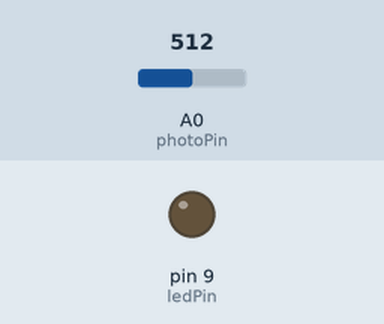
Simulated run of this sketch. Board: Arduino Uno, built with avr-gcc and run on an emulated ATmega328P. Parts: output pins drawn as LEDs (lit = HIGH). Inputs (shaded band) come from the test bench; at power-on: A0 (photoPin) = 512.

Above: at 1.2 s.
1.3 s: A0 (photoPin) set to 261
2.8 s: A0 (photoPin) set to 238
At 3.3 s:
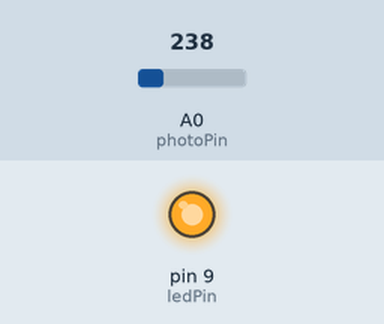
4.3 s: A0 (photoPin) set to 260
At 5.5 s:
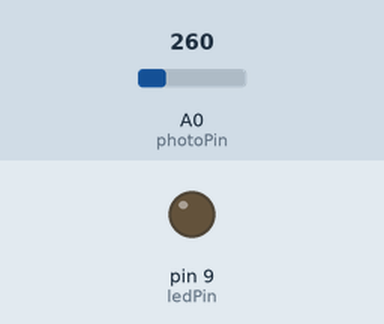
5.8 s: A0 (photoPin) set to 240
At 6.8 s:
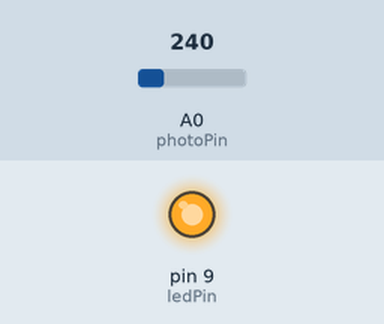
Timing chart, 0 to 8.3 s (numbered marks = the images above; inputs shaded):
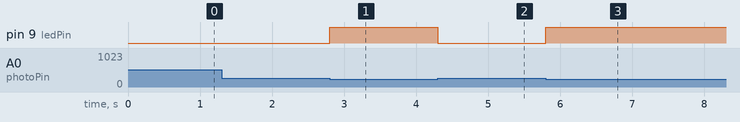

The sketch:

photocell_LED.ino
```cpp
/*
This is the basic sketch for reading controlling the LED with a
photosensor. This sketch teaches the basics of inputs/outputs
with arduino and is the basis for understanding how to build
more complex functionality with arduino projects
*/

// set the variables for the pin that reads the photocell sensor
// and the pin that controls the LED sensor
int photoPin = A0;
int ledPin = 9;
int threshold = 250;

// the setup routine
void setup() {

  // setup the arduino board so that the A0 pin will take input
  // from the photocel sensor
  pinMode(photoPin, INPUT);

  // setup the arduino board so that the 9 pin will produce
  // output for the LED
  pinMode(ledPin, OUTPUT);
}

void loop() {

  // if statement reads in the value from the photocell and
  // determines whether or not it is higher than the threshold.
  // if the photoPin value is less than the threshold, then it
  // turns on the LED. else, it turns the LED off
  if (analogRead(photoPin) > threshold) {
    digitalWrite(ledPin, LOW);
  }
  else {
    digitalWrite(ledPin, HIGH);
  }
}
```

Measured:
- the behaviour switches between 251 and 250 on A0 (photoPin) (found by bisection; images 0 and 1)
- after the input at 1.3 s, every drawn part: stays the same
- after the input at 2.8 s, pin 9 (ledPin): LOW → HIGH at once
- after the input at 4.3 s, pin 9 (ledPin): HIGH → LOW at once
- after the input at 5.8 s, pin 9 (ledPin): LOW → HIGH at once
